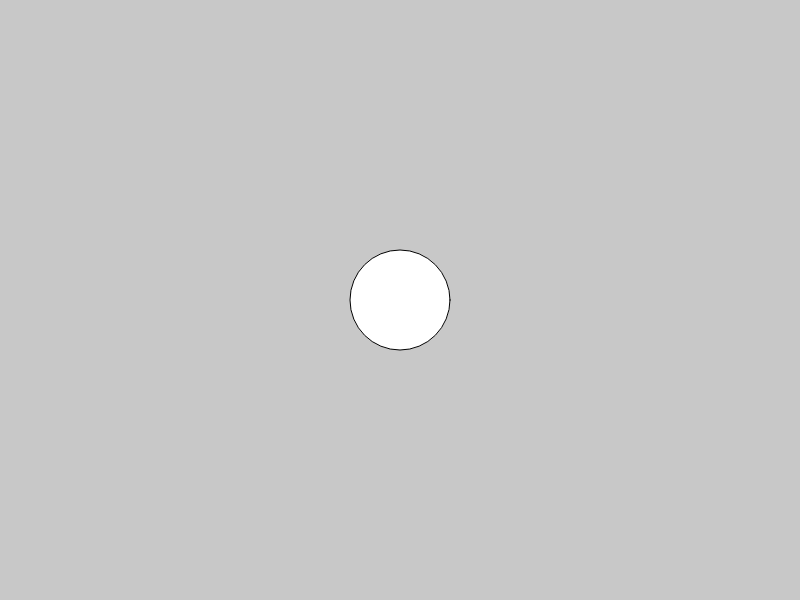
Frame 1 (no input)
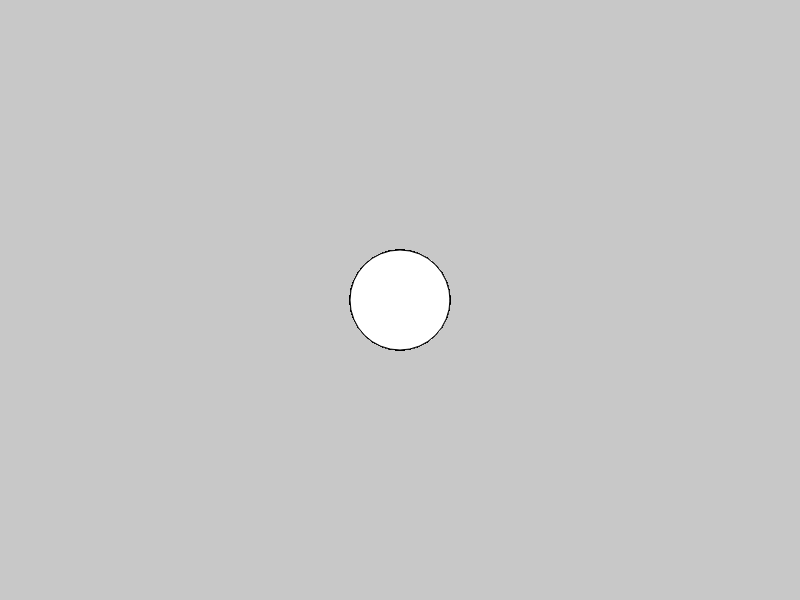
Frame 60 (no input)
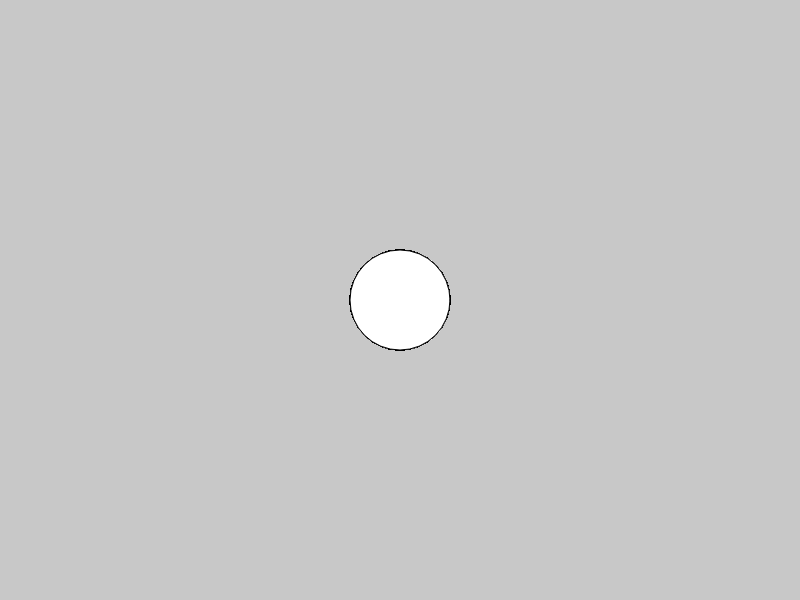
Frame 120 (the mouse pressed at the canvas centre since frame 60)

The p5.js sketch that drew these frames (run headless with seeded random() and noise() and a simulated clock; from frame 60 on, the mouse is pressed at the canvas centre):

// p5.js sketch
// ── sketch.js
/* 
绘制一个二维图形，其他图形可参考
https://p5js.org/reference/
*/

//setup()函数首先被执行，且只执行一次 
function setup() {
    createCanvas(800, 600);// 第一个参数800为画布宽度，第二个参数600为高度
    background(200);//设置背景颜色为浅灰色，默认为白色，在浏览器中看不出画布范围
}

//draw()函数按照一定的帧率(frameRate)重复执行 
function draw() {
    ellipse(400,300,100,100); //ellipse(x,y,w,h)函数，第1,2个参数为圆心坐标，第3,4个参数为直径   
}
